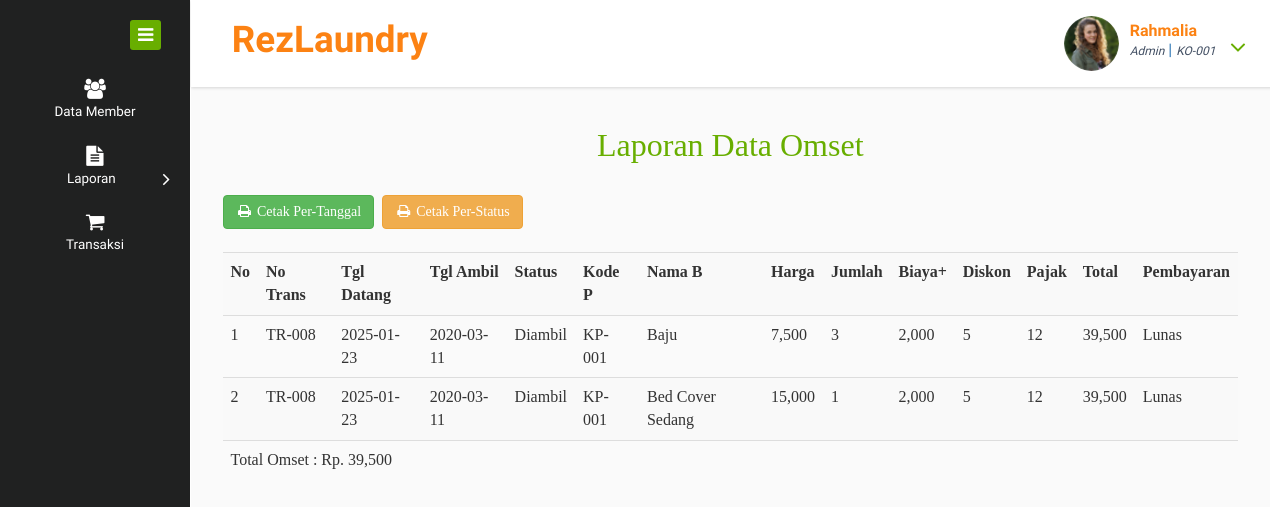
Screenshot of /lapom2.php (signed in) with the database file from the repository.
### tables this page shows
CREATE TABLE `pegawai` (
  `Kode_p` varchar(10) NOT NULL,
  `Kode_outlet` varchar(10) NOT NULL,
  `Nama_p` varchar(30) NOT NULL,
  `Username` varchar(20) NOT NULL,
  `Password` varchar(200) NOT NULL,
  `JK` enum('Laki-Laki','Perempuan') NOT NULL,
  `Alamat` varchar(50) NOT NULL,
  `No_tlp` varchar(13) NOT NULL,
  `Jabatan` varchar(15) NOT NULL,
  `Status` varchar(15) NOT NULL,
  `Foto` longblob NOT NULL
);

CREATE TABLE `transaksi` (
  `No_trans` varchar(10) NOT NULL,
  `Kode_p` varchar(10) NOT NULL,
  `Kode_outlet` varchar(10) NOT NULL,
  `Nama_pel` varchar(30) NOT NULL,
  `Tgl_dtg` date NOT NULL,
  `Batas_waktu` varchar(10) NOT NULL,
  `Tgl_ambil` date NOT NULL,
  `Biaya_tambahan` int(11) NOT NULL,
  `Diskon` int(11) NOT NULL,
  `Pajak` int(11) NOT NULL,
  `Total` int(11) NOT NULL,
  `Status_p` enum('Baru','Proses','Selesai','Diambil') NOT NULL,
  `Pembayaran` enum('Lunas','Belum lunas') NOT NULL
);

CREATE TABLE `paket` (
  `Kode_paket` varchar(10) NOT NULL,
  `Kode_outlet` varchar(10) NOT NULL,
  `Jenis` enum('Kiloan','Satuan','Selimut','Bad Cover','Lain-Lain') NOT NULL,
  `Nama_paket` varchar(20) NOT NULL,
  `Harga` int(11) NOT NULL
);

CREATE TABLE `detail` (
  `No_trans` varchar(10) NOT NULL,
  `Kode_paket` varchar(10) NOT NULL,
  `Tgl_dtg` date NOT NULL,
  `Nama_pel` varchar(30) NOT NULL,
  `Jenis` enum('Kiloan','Satuan','Selimut','Bad Cover','Lain-lain') NOT NULL,
  `Nama_paket` varchar(50) NOT NULL,
  `Status_p` enum('Baru','Proses','Selesai') NOT NULL,
  `Harga` int(11) NOT NULL,
  `Jumlah` int(11) NOT NULL,
  `Subtotal` int(11) NOT NULL,
  `Pembayaran` enum('Lunas','Belum lunas') NOT NULL
);

### lapom2.php (the view, shortened to what this page needs)
<!DOCTYPE HTML>
<html>
<head>
<link href="css/bootstrap.css" rel="stylesheet" type="text/css" media="all">
<link href="css/style.css" rel="stylesheet" type="text/css" media="all"/>
<link href="css/font-awesome.css" rel="stylesheet">
</head>
<body>
<div class="page-container">
   <div class="left-content">
	   <div class="mother-grid-inner">
				<div class="header-main">
					<div class="header-left">
							<div class="logo-name">
									 <a href="index.html"> <h1>RezLaundry</h1></a>
							</div>
							<div class="clearfix"> </div>
						 </div>
						 <div class="header-right">
							<?php
                    include 'koneksi.php';
                    $user = $_SESSION['Username'];
                    $query = mysqli_query($koneksi, "SELECT Foto FROM pegawai WHERE Username='$user'");
                    while ($data = mysqli_fetch_array($query)) {
                    ?>
							<div class="profile_details">
								<ul>
									<li class="dropdown profile_details_drop">
										<a href="#" class="dropdown-toggle" data-toggle="dropdown" aria-expanded="false">
											<div class="profile_img">
												<span class="prfil-img"><?php echo "<img src='images/$data[Foto]' width='55' height='55' class='img-circle'/> ";?> </span>
												<div class="user-name">
													<p><?php echo $_SESSION['Username']; ?></p>
                        							<span><?php echo $_SESSION['Jabatan']; ?></span> |
            <?php
            include 'koneksi.php';
            $user = $_SESSION['Username'];
            $query=mysqli_query($koneksi,"SELECT Kode_outlet FROM pegawai WHERE Username='$user'");
            while ($d = mysqli_fetch_array($query)) {
            	?>
            	<tr>
            		<span><?php echo $d['Kode_outlet'];?></span>
            	</tr>
            	<?php } ?>
												</div>
												<i class="fa fa-angle-down lnr"></i>
												<div class="clearfix"></div>
											</div>
										</a>
										<?php } ?>
									</li>
								</ul>
							</div>
							<div class="clearfix"> </div>
						</div>
				     <div class="clearfix"> </div>
				</div>
<div class="inner-block">
    <div class="blank">
    	<center><h2><font face="Cambria Math">Laporan Data Omset</font></h2></center>
  <font face="Cambria Math">
  <div class="row">
    <div class="col-md-2">
  <form action="cetakom2.php">
        <a data-toggle="modal" data-target="#smallModal1">
        <button class="btn btn-success"><i class="fa fa-print fa-fw"></i> Cetak Per-Tanggal</button>
        </a>
        </form></div>
  <form action="cetakom.php">
        <a data-toggle="modal" data-target="#smallModal">
        <button class="btn btn-warning"><i class="fa fa-print fa-fw"></i> Cetak Per-Status</button>
        </a>
        </form></div>
        <br>
  <table class="table table-striped">
                   <tr>
                      <th>No</th>
                      <th>No Trans</th>
                      <th>Tgl Datang</th>
                      <th>Tgl Ambil</th>
                      <th>Status</th>
                      <th>Kode P</th>
                      <th>Nama B</th>
                      <th>Harga</th>
                      <th>Jumlah</th>
                      <th>Biaya+</th>
                      <th>Diskon</th>
                      <th>Pajak</th>
                      <th>Total</th>
                      <th>Pembayaran</th>
                  </tr>
                  <?php
    include 'koneksi.php';
    $tgl= date("Y-m-d");
    $data = mysqli_query($koneksi,"SELECT transaksi.No_trans, transaksi.Tgl_dtg, transaksi.Tgl_ambil, transaksi.Kode_p, paket.Nama_paket, paket.Harga, detail.Jumlah, transaksi.Status_p, transaksi.Biaya_tambahan, transaksi.Diskon, transaksi.Pajak, transaksi.Pembayaran, transaksi.Total FROM `transaksi` INNER JOIN pegawai ON transaksi.Kode_p = pegawai.Kode_p INNER JOIN detail ON transaksi.No_trans = detail.No_trans INNER JOIN paket ON detail.Kode_paket = paket.Kode_paket WHERE transaksi.Tgl_dtg='$tgl'");
    $nomer=1;
    while($d = mysqli_fetch_array($data)){
      ?>
      <tr>
        <td><?php echo $nomer++; ?></td>
        <td><?php echo $d['No_trans']; ?></td>
        <td><?php echo $d['Tgl_dtg']; ?></td>
        <td><?php echo $d['Tgl_ambil']; ?></td>
        <td><?php echo $d['Status_p']; ?></td>
        <td><?php echo $d['Kode_p']; ?></td>
        <td><?php echo $d['Nama_paket']; ?></td>
        <td><?php echo number_format($d['Harga']); ?></td>
        <td><?php echo $d['Jumlah']; ?></td>
        <td><?php echo number_format($d['Biaya_tambahan']); ?></td>
        <td><?php echo $d['Diskon']; ?></td>
        <td><?php echo $d['Pajak']; ?></td>
        <td><?php echo number_format($d['Total']); ?></td>
        <td><?php echo $d['Pembayaran']; ?></td>
      </tr>
       <?php
     }
     ?>
 <?php
    include 'koneksi.php';
    $tgl = date('Y-m-d');
    $query = mysqli_query($koneksi, "SELECT SUM(Total) as Omset FROM transaksi WHERE transaksi.Tgl_dtg='$tgl'");
    while($q = mysqli_fetch_array($query)){
    ?>
    <tr><td colspan="14">Total Omset : Rp. <?php echo number_format($q['Omset']); ?></td></tr>
    <?php
}
?>
    </table>
        </font>
    </div>
</div>
</div>
</div>
    <div class="sidebar-menu">
		  	<div class="logo"> <a href="#" class="sidebar-icon"> <span class="fa fa-bars"></span> </a>  </div>
		    <div class="menu">
		      <ul id="menu" >
		        <li><a href="member2.php"><i class="fa fa-group"></i><span>Data Member</span></a></li>
		        <li id="menu-academico" ><a href="#"><i class="fa fa-file-text"></i><span>Laporan</span><span class="fa fa-angle-right" style="float: right"></span></a>
		        </li>
		        <li><a href="index2.php"><i class="fa fa-shopping-cart"></i><span>Transaksi</span></a>
		        </li>
		      </ul>
		    </div>
	 </div>
</div>
</body>
</html>

### rows the page displays
pegawai: Foto (picture), Kode_outlet "KO-001"
transaksi: No_trans "TR-008", Tgl_dtg "2025-01-23", Tgl_ambil "2020-03-11", Status_p "Diambil", Kode_p "KP-001", paket.Nama_paket "Baju", paket.Harga "7,500", detail.Jumlah "3", Biaya_tambahan "2,000", Diskon "5", Pajak "12", Total "39,500", Pembayaran "Lunas", paket.Nama_paket "Bed Cover Sedang", paket.Harga "15,000", detail.Jumlah "1"

### other values shown
$q['Omset'] "39,500"
